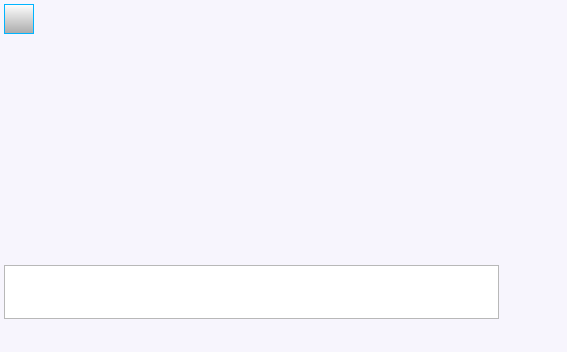
<ui version="4.0" >
 <class>chat</class>
 <widget class="QWidget" name="chat" >
  <property name="geometry" >
   <rect>
    <x>0</x>
    <y>0</y>
    <width>567</width>
    <height>352</height>
   </rect>
  </property>
  <property name="sizePolicy" >
   <sizepolicy vsizetype="Expanding" hsizetype="Expanding" >
    <horstretch>0</horstretch>
    <verstretch>0</verstretch>
   </sizepolicy>
  </property>
  <property name="focusPolicy" >
   <enum>Qt::NoFocus</enum>
  </property>
  <property name="windowTitle" >
   <string comment="VoIP Client" >Chat</string>
  </property>
  <property name="windowIcon" >
   <iconset>chat_title.png</iconset>
  </property>
  <property name="styleSheet" >
   <string>QWidget#chat {
  background:#f7f5fd;
}
</string>
  </property>
  <property name="_yate_destroyonhide" stdset="0" >
   <bool>true</bool>
  </property>
  <property name="_yate_keypress_redirect" stdset="0" >
   <string>message</string>
  </property>
  <layout class="QVBoxLayout" >
   <property name="spacing" >
    <number>2</number>
   </property>
   <property name="leftMargin" >
    <number>4</number>
   </property>
   <property name="topMargin" >
    <number>4</number>
   </property>
   <property name="rightMargin" >
    <number>4</number>
   </property>
   <property name="bottomMargin" >
    <number>4</number>
   </property>
   <item>
    <layout class="QHBoxLayout" >
     <item>
      <widget class="QToolButton" name="room_invite_btn" >
       <property name="minimumSize" >
        <size>
         <width>30</width>
         <height>30</height>
        </size>
       </property>
       <property name="maximumSize" >
        <size>
         <width>30</width>
         <height>30</height>
        </size>
       </property>
       <property name="styleSheet" >
        <string>QToolButton {
  border: 1px solid #00b4ff;
  background: qlineargradient(x1: 0, y1: 0, x2: 0, y2: 1, stop: 0 #ffffff, stop: 1 #aaaaaa);
}
QToolButton:hover {
  background: qlineargradient(x1: 0, y1: 0, x2: 0, y2: 1, stop: 0 #aaaaaa, stop: 1 #ffffff);
}
QToolButton:pressed {
  background: qlineargradient(x1: 0, y1: 0, x2: 0, y2: 1, stop: 0 #ffffff, stop: 1 #aaaaaa);
}
</string>
       </property>
       <property name="iconSize" >
        <size>
         <width>24</width>
         <height>24</height>
        </size>
       </property>
       <property name="autoRaise" >
        <bool>true</bool>
       </property>
       <property name="_yate_identity" stdset="0" >
        <string>room_invite</string>
       </property>
       <property name="_yate_setaction" stdset="0" >
        <string>room_invite_contacts</string>
       </property>
       <property name="_yate_noautoconnect" stdset="0" >
        <bool>true</bool>
       </property>
      </widget>
     </item>
     <item>
      <widget class="QLabel" name="name" >
       <property name="sizePolicy" >
        <sizepolicy vsizetype="Fixed" hsizetype="Preferred" >
         <horstretch>0</horstretch>
         <verstretch>0</verstretch>
        </sizepolicy>
       </property>
       <property name="minimumSize" >
        <size>
         <width>0</width>
         <height>30</height>
        </size>
       </property>
       <property name="maximumSize" >
        <size>
         <width>16777215</width>
         <height>30</height>
        </size>
       </property>
       <property name="font" >
        <font>
         <family>Arial</family>
         <pointsize>-1</pointsize>
        </font>
       </property>
       <property name="autoFillBackground" >
        <bool>false</bool>
       </property>
       <property name="styleSheet" >
        <string>QLabel {font-family: Arial; font-size: 14px;}</string>
       </property>
       <property name="alignment" >
        <set>Qt::AlignRight|Qt::AlignTrailing|Qt::AlignVCenter</set>
       </property>
       <property name="indent" >
        <number>2</number>
       </property>
      </widget>
     </item>
    </layout>
   </item>
   <item>
    <widget class="QFrame" name="frame_history" >
     <property name="sizePolicy" >
      <sizepolicy vsizetype="Expanding" hsizetype="Expanding" >
       <horstretch>0</horstretch>
       <verstretch>0</verstretch>
      </sizepolicy>
     </property>
     <property name="minimumSize" >
      <size>
       <width>0</width>
       <height>0</height>
      </size>
     </property>
     <property name="maximumSize" >
      <size>
       <width>16777215</width>
       <height>16777215</height>
      </size>
     </property>
     <property name="_yate_uiwidget" stdset="0" >
      <bool>true</bool>
     </property>
     <property name="_yate_uiwidget_name" stdset="0" >
      <string>history</string>
     </property>
     <property name="_yate_uiwidget_class" stdset="0" >
      <string>CustomTextEdit</string>
     </property>
     <property name="_yate_uiwidget_params" stdset="0" >
      <stringlist>
       <string>property:readOnly=true</string>
       <string>property:history:_yate_tempitemname=tempnotify</string>
       <string>set_richtext_item=chat_in:&lt;font color="red">[${time}] ${sender}:&lt;/font>&lt;font color="black"> ${text}&lt;/font></string>
       <string>set_richtext_item=chat_out:&lt;font color="blue">[${time}] ${sender}:&lt;/font>&lt;font color="black"> ${text}&lt;/font></string>
       <string>set_richtext_item=chat_delayed:&lt;font color="darkgreen">[${time}] ${sender}:&lt;/font>&lt;font color="black"> ${text}&lt;/font>&lt;font color="darkgreen">${delayed_by}&lt;/font></string>
       <string>set_richtext_item=notify:&lt;font color="grey">[${time}] ${text}&lt;/font></string>
       <string>set_richtext_item=tempnotify:&lt;font color="grey">${text}&lt;/font></string>
      </stringlist>
     </property>
    </widget>
   </item>
   <item>
    <widget class="QFrame" name="frame_edit" >
     <property name="sizePolicy" >
      <sizepolicy vsizetype="Fixed" hsizetype="Expanding" >
       <horstretch>0</horstretch>
       <verstretch>0</verstretch>
      </sizepolicy>
     </property>
     <property name="minimumSize" >
      <size>
       <width>16</width>
       <height>60</height>
      </size>
     </property>
     <property name="maximumSize" >
      <size>
       <width>16777215</width>
       <height>60</height>
      </size>
     </property>
     <property name="frameShape" >
      <enum>QFrame::NoFrame</enum>
     </property>
     <property name="frameShadow" >
      <enum>QFrame::Plain</enum>
     </property>
     <layout class="QHBoxLayout" >
      <property name="spacing" >
       <number>4</number>
      </property>
      <property name="leftMargin" >
       <number>0</number>
      </property>
      <property name="topMargin" >
       <number>0</number>
      </property>
      <property name="rightMargin" >
       <number>0</number>
      </property>
      <property name="bottomMargin" >
       <number>0</number>
      </property>
      <item>
       <widget class="QTextEdit" name="message" >
        <property name="sizePolicy" >
         <sizepolicy vsizetype="Fixed" hsizetype="Expanding" >
          <horstretch>0</horstretch>
          <verstretch>0</verstretch>
         </sizepolicy>
        </property>
        <property name="minimumSize" >
         <size>
          <width>0</width>
          <height>54</height>
         </size>
        </property>
        <property name="maximumSize" >
         <size>
          <width>16777215</width>
          <height>54</height>
         </size>
        </property>
        <property name="focusPolicy" >
         <enum>Qt::StrongFocus</enum>
        </property>
        <property name="styleSheet" >
         <string/>
        </property>
        <property name="tabChangesFocus" >
         <bool>true</bool>
        </property>
        <property name="textInteractionFlags" >
         <set>Qt::LinksAccessibleByKeyboard|Qt::LinksAccessibleByMouse|Qt::NoTextInteraction|Qt::TextBrowserInteraction|Qt::TextEditable|Qt::TextEditorInteraction|Qt::TextSelectableByKeyboard|Qt::TextSelectableByMouse</set>
        </property>
        <property name="_yate_filterevents" stdset="0" >
         <bool>true</bool>
        </property>
        <property name="dynamicActionEnter" stdset="0" >
         <string>send_chat</string>
        </property>
        <property name="dynamicActionEnterModifiers" stdset="0" >
         <string>Ctrl+, Shift+</string>
        </property>
        <property name="dynamicActionReturn" stdset="0" >
         <string>send_chat</string>
        </property>
        <property name="dynamicActionReturnFilter" stdset="0" >
         <bool>true</bool>
        </property>
        <property name="_yate_textchangednotify" stdset="0" >
         <bool>true</bool>
        </property>
        <property name="_yate_identity" stdset="0" >
         <string>message</string>
        </property>
       </widget>
      </item>
      <item>
       <widget class="QToolButton" name="send_chat_button" >
        <property name="minimumSize" >
         <size>
          <width>60</width>
          <height>54</height>
         </size>
        </property>
        <property name="maximumSize" >
         <size>
          <width>60</width>
          <height>54</height>
         </size>
        </property>
        <property name="focusPolicy" >
         <enum>Qt::NoFocus</enum>
        </property>
        <property name="toolTip" >
         <string>Send chat</string>
        </property>
        <property name="iconSize" >
         <size>
          <width>48</width>
          <height>48</height>
         </size>
        </property>
        <property name="autoRaise" >
         <bool>true</bool>
        </property>
        <property name="_yate_setaction" stdset="0" >
         <string>send_chat</string>
        </property>
        <property name="_yate_noautoconnect" stdset="0" >
         <bool>true</bool>
        </property>
        <property name="_yate_normal_icon" stdset="0" >
         <string>sendchat.png</string>
        </property>
        <property name="_yate_pressed_icon" stdset="0" >
         <string>sendchat_pressed.png</string>
        </property>
        <property name="_yate_hover_icon" stdset="0" >
         <string>sendchat_hover.png</string>
        </property>
        <property name="_yate_filterevents" stdset="0" >
         <bool>true</bool>
        </property>
       </widget>
      </item>
     </layout>
    </widget>
   </item>
   <item>
    <widget class="QFrame" name="frame_status" >
     <property name="sizePolicy" >
      <sizepolicy vsizetype="Fixed" hsizetype="Expanding" >
       <horstretch>0</horstretch>
       <verstretch>0</verstretch>
      </sizepolicy>
     </property>
     <property name="minimumSize" >
      <size>
       <width>16</width>
       <height>24</height>
      </size>
     </property>
     <property name="maximumSize" >
      <size>
       <width>16777215</width>
       <height>24</height>
      </size>
     </property>
     <property name="frameShape" >
      <enum>QFrame::NoFrame</enum>
     </property>
     <property name="frameShadow" >
      <enum>QFrame::Plain</enum>
     </property>
     <layout class="QHBoxLayout" >
      <property name="spacing" >
       <number>0</number>
      </property>
      <property name="leftMargin" >
       <number>1</number>
      </property>
      <property name="topMargin" >
       <number>1</number>
      </property>
      <property name="rightMargin" >
       <number>1</number>
      </property>
      <property name="bottomMargin" >
       <number>1</number>
      </property>
      <item>
       <widget class="QLabel" name="status_image" >
        <property name="sizePolicy" >
         <sizepolicy vsizetype="Fixed" hsizetype="Fixed" >
          <horstretch>0</horstretch>
          <verstretch>0</verstretch>
         </sizepolicy>
        </property>
        <property name="minimumSize" >
         <size>
          <width>16</width>
          <height>16</height>
         </size>
        </property>
        <property name="maximumSize" >
         <size>
          <width>16</width>
          <height>16</height>
         </size>
        </property>
        <property name="scaledContents" >
         <bool>true</bool>
        </property>
        <property name="alignment" >
         <set>Qt::AlignCenter</set>
        </property>
       </widget>
      </item>
      <item>
       <widget class="QLabel" name="status_text" >
        <property name="sizePolicy" >
         <sizepolicy vsizetype="Preferred" hsizetype="Expanding" >
          <horstretch>0</horstretch>
          <verstretch>0</verstretch>
         </sizepolicy>
        </property>
        <property name="styleSheet" >
         <string/>
        </property>
        <property name="indent" >
         <number>4</number>
        </property>
       </widget>
      </item>
      <item>
       <widget class="QLabel" name="account_image" >
        <property name="sizePolicy" >
         <sizepolicy vsizetype="Fixed" hsizetype="Fixed" >
          <horstretch>0</horstretch>
          <verstretch>0</verstretch>
         </sizepolicy>
        </property>
        <property name="minimumSize" >
         <size>
          <width>16</width>
          <height>16</height>
         </size>
        </property>
        <property name="maximumSize" >
         <size>
          <width>16</width>
          <height>16</height>
         </size>
        </property>
        <property name="toolTip" >
         <string>Account</string>
        </property>
        <property name="pixmap" >
         <pixmap>user.png</pixmap>
        </property>
       </widget>
      </item>
      <item>
       <widget class="QLabel" name="account" >
        <property name="sizePolicy" >
         <sizepolicy vsizetype="Expanding" hsizetype="Minimum" >
          <horstretch>0</horstretch>
          <verstretch>0</verstretch>
         </sizepolicy>
        </property>
        <property name="minimumSize" >
         <size>
          <width>0</width>
          <height>0</height>
         </size>
        </property>
        <property name="maximumSize" >
         <size>
          <width>16777215</width>
          <height>16777215</height>
         </size>
        </property>
        <property name="toolTip" >
         <string>Account</string>
        </property>
        <property name="text" >
         <string/>
        </property>
        <property name="indent" >
         <number>5</number>
        </property>
       </widget>
      </item>
     </layout>
    </widget>
   </item>
  </layout>
  <action name="send_chat" >
   <property name="icon" >
    <iconset>sendchat.png</iconset>
   </property>
   <property name="text" >
    <string>Send</string>
   </property>
   <property name="_yate_identity" stdset="0" >
    <string>send_chat</string>
   </property>
  </action>
  <action name="room_invite_contacts" >
   <property name="icon" >
    <iconset>chat_muc.png</iconset>
   </property>
   <property name="text" >
    <string>Create chat room</string>
   </property>
   <property name="_yate_identity" stdset="0" >
    <string>room_invite_contacts</string>
   </property>
  </action>
 </widget>
 <tabstops>
  <tabstop>message</tabstop>
 </tabstops>
 <resources/>
 <connections>
  <connection>
   <sender>send_chat_button</sender>
   <signal>clicked()</signal>
   <receiver>message</receiver>
   <slot>setFocus()</slot>
   <hints>
    <hint type="sourcelabel" >
     <x>531</x>
     <y>287</y>
    </hint>
    <hint type="destinationlabel" >
     <x>249</x>
     <y>287</y>
    </hint>
   </hints>
  </connection>
 </connections>
</ui>
